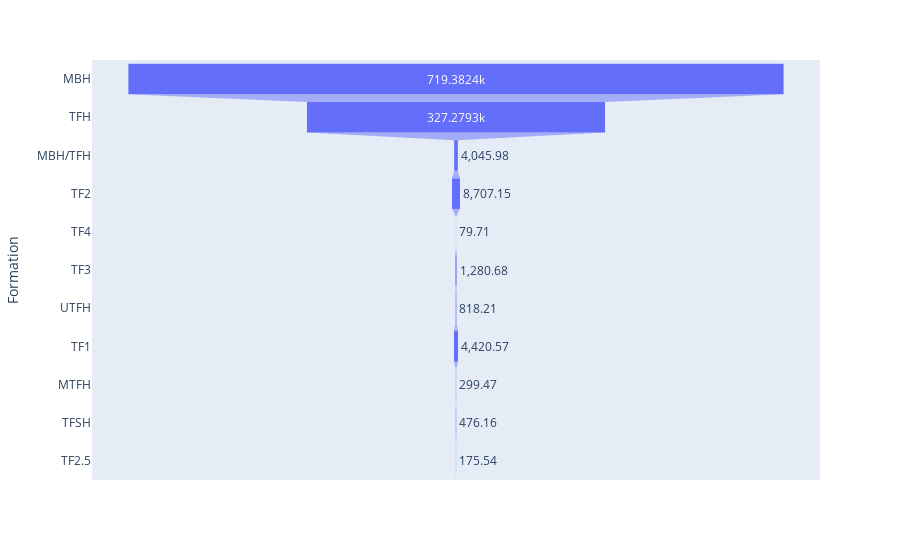

The code cell stored with this chart in its notebook:
### Code cell
#Print figure
data = dict(
    number= form_prod,
    Formation = formation_names)
fig = px.funnel(data, x='number', y='Formation')
fig.show()

### Figure 1 — Plotly figure (JSON) as saved in the notebook; plotly's stock layout.template omitted (floating-point values rounded to 4 significant figures)
{"data": [{"hovertemplate": "number=%{x}<br>Formation=%{y}<extra></extra>", "legendgroup": "", "marker": {"color": "#636efa"}, "name": "", "orientation": "h", "showlegend": false, "type": "funnel", "x": [719400.0, 327300.0, 4046.0, 8707.0, 79.71, 1281.0, 818.2, 4421.0, 299.5, 476.2, 175.5], "xaxis": "x", "y": ["MBH", "TFH", "MBH/TFH", "TF2", "TF4", "TF3", "UTFH", "TF1", "MTFH", "TFSH", "TF2.5"], "yaxis": "y"}], "layout": {"legend": {"tracegroupgap": 0}, "margin": {"t": 60}, "xaxis": {"anchor": "y", "domain": [0, 1], "title": {"text": "number"}}, "yaxis": {"anchor": "x", "domain": [0, 1], "title": {"text": "Formation"}}}}
